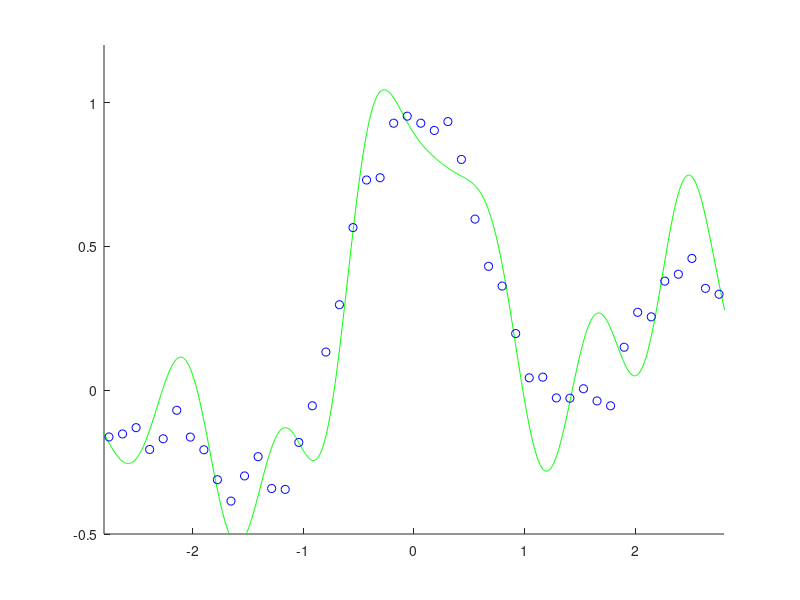

MATLAB code for this plot:
n=50; x=linspace(-3,3,n)'; pix=pi*x;
y=sin(pix)./(pix)+0.1*x+0.05*randn(n,1);

hh=2*0.3^2; t=randn(n,1); e=0.1;
for o=1:n*1000
  i=ceil(rand*n);
  ki=exp(-(x-x(i)).^2/hh); t0=t+e*ki*(y(i)-ki'*t);
  if norm(t-t0)<0.000001, break, end
  t=t0;
end

N=1000; X=linspace(-3,3,N)';
K=exp(-(repmat(X.^2,1,n)+repmat(x.^2',N,1)-2*X*x')/hh);
F=K*t;
figure(1); clf; hold on; axis([-2.8 2.8 -0.5 1.2]);
plot(X,F,'g-'); plot(x,y,'bo'); 
